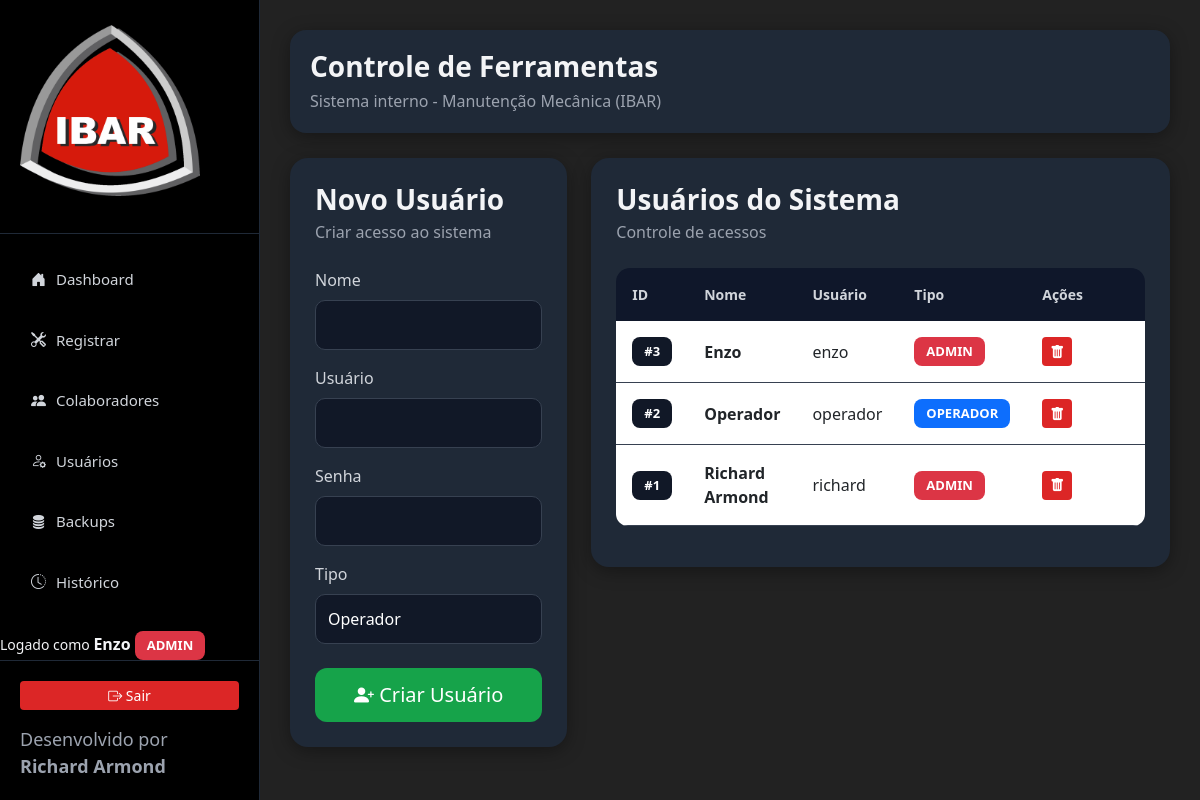
The page /usuarios_sistema (signed in) on the database its author committed.
### tables this page shows
CREATE TABLE sistema_usuarios (
            id INTEGER PRIMARY KEY AUTOINCREMENT,
            usuario TEXT UNIQUE NOT NULL,
            senha TEXT NOT NULL,
            nome TEXT NOT NULL,
            tipo TEXT NOT NULL
        );

### Ferramentas.py (the view, shortened to what this page needs)
@app.route('/usuarios_sistema', methods=['GET', 'POST'])
@login_obrigatorio
@admin_obrigatorio
def usuarios_sistema():
    with conectar() as con:
        usuarios = con.execute('''
        SELECT *
        FROM sistema_usuarios
        ORDER BY nome ASC
        ''').fetchall()
    return render_template(
        'usuarios_sistema.html',
        usuarios=usuarios
    )

### Ferramentas.py (called while the page is built)
def conectar():
    con = sqlite3.connect(BANCO)
    con.row_factory = sqlite3.Row
    return con

def login_obrigatorio(f):
    @wraps(f)
    def decorated_function(*args, **kwargs):
        if 'usuario_id' not in session:
            return redirect(url_for('login'))
        return f(*args, **kwargs)
    return decorated_function

def admin_obrigatorio(f):
    @wraps(f)
    def decorated_function(*args, **kwargs):
        if session.get('tipo') != 'admin':
            flash(
                'Acesso permitido apenas para administradores.',
                'erro'
            )
            return redirect(url_for('index'))
        return f(*args, **kwargs)
    return decorated_function

### templates/usuarios_sistema.html (shortened to what this page needs)
{% extends 'base.html' %}
{% block content %}
<div class="row g-4">
    <div class="col-lg-4">
        <div class="card-custom">
            <div class="mb-4">
                <h3 class="mb-1">
                    Novo Usuário
                </h3>
                <p class="text-muted">
                    Criar acesso ao sistema
                </p>
            </div>
            <form method="post">
                <div class="mb-3">
                    <label class="form-label">
                        Nome
                    </label>
                    <input type="text"
                           class="form-control"
                           name="nome"
                           required>
                </div>
                <div class="mb-3">
                    <label class="form-label">
                        Usuário
                    </label>
                    <input type="text"
                           class="form-control"
                           name="usuario"
                           required>
                </div>
                <div class="mb-3">
                    <label class="form-label">
                        Senha
                    </label>
                    <input type="password"
                           class="form-control"
                           name="senha"
                           required>
                </div>
                <div class="mb-4">
                    <label class="form-label">
                        Tipo
                    </label>
                    <select class="form-control"
                            name="tipo"
                            required>
                        <option value="operador">
                            Operador
                        </option>
                    </select>
                </div>
                <div class="d-grid">
                    <button type="submit"
                            class="btn btn-success btn-lg">
                        <i class="bi bi-person-plus-fill"></i>
                        Criar Usuário
                    </button>
                </div>
            </form>
        </div>
    </div>
    <div class="col-lg-8">
        <div class="card-custom">
            <div class="mb-4">
                <h3 class="mb-1">
                    Usuários do Sistema
                </h3>
                <p class="text-muted">
                    Controle de acessos
                </p>
            </div>
            <div class="table-responsive">
                <table class="table table-hover align-middle">
                        <thead>
                            <tr>
                                <th>ID</th>
                                <th>Nome</th>
                                <th>Usuário</th>
                                <th>Tipo</th>
                                <th width="120">Ações</th>
                            </tr>
                        </thead>
                    <tbody>
                        {% for u in usuarios %}
                        <tr>
                            <td>
                                <span class="badge bg-dark">
                                    #{{ u['id'] }}
                                </span>
                            </td>
                            <td>
                                <strong>
                                    {{ u['nome'] }}
                                </strong>
                            </td>
                            <td>
                                {{ u['usuario'] }}
                            </td>
                            <td>
                                {% if u['tipo'] == 'admin' %}
                                    <span class="badge bg-danger">
                                        ADMIN
                                    </span>
                                {% else %}
                                    <span class="badge bg-primary">
                                        OPERADOR
                                    </span>
                                {% endif %}
                            </td>
                            <td>
                                {% if u['usuario'] != 'Richard Armond' %}
                                <a href="/excluir_usuario_sistema/{{ u['id'] }}"
                                class="btn btn-danger btn-sm"
                                onclick="return confirm('Deseja excluir este usuário?')">
                                    <i class="bi bi-trash-fill"></i>
                                </a>
                                {% endif %}
                            </td>
                        </tr>
                        {% endfor %}
                    </tbody>
                </table>
            </div>
        </div>
    </div>
</div>
{% endblock %}

### static/css/style.css (style rules this page uses)
body { margin:0; padding:0; background:#222222; font-family:Segoe UI, Tahoma, Geneva, Verdana, sans-serif; color:#f3f4f6; }
.card-custom { background:#1f2937; border-radius:18px; padding:25px; box-shadow:0 4px 18px rgba(0,0,0,0.35); margin-bottom:25px; }
.table { border-radius:12px; overflow:hidden; color:#f3f4f6; }
.table thead { background:#1f2937; color:white; }
.table thead th { border:none; background:#0f172a; color:#d1d5db; padding:16px; font-size:14px; font-weight:600; }
.table tbody td { padding:16px; border-color:#374151; }
.btn-success { background:#16a34a; border:none; }
.btn-danger { background:#dc2626; border:none; }
.form-control { border-radius:10px; padding:12px; border:1px solid #374151; background:#111827; color:white; }
.form-control::placeholder { color:#9ca3af; }
.btn-lg { padding:12px 22px; border-radius:12px; }
.badge { padding:8px 12px; font-size:13px; border-radius:8px; }
.bg-dark { background:#111827 !important; }
h3 { font-weight:700; }
.table-responsive { border-radius:14px; overflow:hidden; }
.text-muted { color:#9ca3af !important; }
label { color:#d1d5db; }
a { text-decoration:none; }

### rows shown on the page
sistema_usuarios: id "3", nome "Enzo", usuario "enzo", tipo "ADMIN"
sistema_usuarios: id "2", nome "Operador", usuario "operador", tipo "OPERADOR"
sistema_usuarios: id "1", nome "Richard Armond", usuario "richard", tipo "ADMIN"

### other values the page prints
{{ session['usuario_nome'] }} "Enzo"
